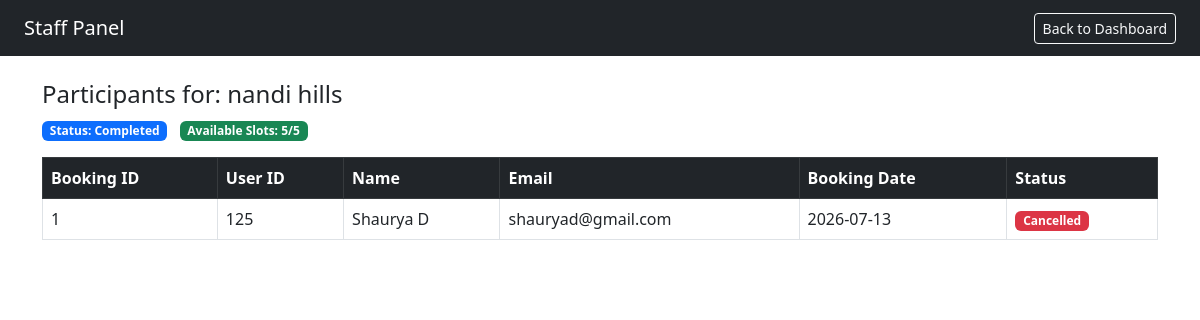
The app's page /staff/trek/1/participants (signed in) with its own data.
### models.py (models this page shows)
class Trek(db.Model):
    id = db.Column(db.Integer, primary_key=True)
    name = db.Column(db.String(50), nullable=False)
    location = db.Column(db.String(100), nullable=False)
    difficulty = db.Column(db.String(50), nullable=False)
    duration = db.Column(db.String(50), nullable=False)
    total_slots = db.Column(db.Integer, nullable=False)
    available_slots = db.Column(db.Integer, nullable=False)
    assigned_staffid = db.Column(db.Integer, db.ForeignKey('user.id'), nullable=True)
    start_date = db.Column(db.Date, nullable=False)
    end_date = db.Column(db.Date, nullable=False)
    status = db.Column(db.String(50), nullable=False)
    price = db.Column(db.Float, nullable=False)
    bookings = db.relationship('Booking', backref='trek', lazy=True)

class Booking(db.Model):
    booking_id = db.Column(db.Integer, primary_key=True)
    user_id = db.Column(db.Integer, db.ForeignKey('user.id'), nullable=False)
    trek_id = db.Column(db.Integer, db.ForeignKey('trek.id'), nullable=False)
    booking_date = db.Column(db.Date, nullable=False)
    status = db.Column(db.String(50), nullable=False)

class User(UserMixin,db.Model):
    id = db.Column(db.Integer, primary_key=True)
    name = db.Column(db.String(50), nullable=False)
    email = db.Column(db.String(50), unique=True, nullable=False)
    password = db.Column(db.String(200), nullable=False)
    role= db.Column(db.String(50), nullable=False, default='user')
    approval = db.Column(db.Boolean, default=True)
    blacklist = db.Column(db.Boolean, default=False)
    bookings = db.relationship('Booking', backref='trekker', lazy=True)
    assigned_treks = db.relationship('Trek', backref='assigned_staff', lazy=True)
    staff_profile = db.relationship('TrekStaff', backref='user', uselist=False)

### routes.py (the view)
@app.route('/staff/trek/<int:trek_id>/participants')
@login_required
def staff_trek_participants(trek_id):
    if current_user.role != 'staff':
        flash('Access Denied')
        return redirect(url_for('login'))
    trek = Trek.query.get_or_404(trek_id)
    if trek.assigned_staffid != current_user.id:
        flash('You are not assigned to this trek')
        return redirect(url_for('staff_dashbooard'))
    bookings = Booking.query.filter_by(trek_id=trek_id).all()
    participants = []
    for booking in bookings:
        user = User.query.get(booking.user_id)
        participants.append({
            'user': user,
            'booking': booking
        })
    return render_template('staff_participants.html',
        trek=trek,
        participants=participants
    )

### routes.py (called while the page is built)
@login_manager.user_loader
def load_user(user_id):
    return User.query.get(int(user_id))

### templates/staff_participants.html (shortened to what this page needs)
<!DOCTYPE html>
<html>
<head>
    <link rel="stylesheet" href="https://cdn.jsdelivr.net/npm/bootstrap@5.3.0/dist/css/bootstrap.min.css">
</head>
<body>
<nav class="navbar navbar-dark bg-dark px-4">
    <span class="navbar-brand">Staff Panel</span>
    <a href="/staff/dashboard" class="btn btn-outline-light btn-sm">Back to Dashboard</a>
</nav>
<div class="container mt-4">
    <h4>Participants for: {{ trek.name }}</h4>
    <div class="mb-3">
        <span class="badge bg-primary">Status: {{ trek.status }}</span>
        <span class="badge bg-success ms-2">Available Slots: {{ trek.available_slots }}/{{ trek.total_slots }}</span>
    </div>
    {% if participants %}
    <table class="table table-bordered mt-3">
        <thead class="table-dark">
            <tr>
                <th>Booking ID</th>
                <th>User ID</th>
                <th>Name</th>
                <th>Email</th>
                <th>Booking Date</th>
                <th>Status</th>
            </tr>
        </thead>
        <tbody>
            {% for item in participants %}
            <tr>
                <td>{{ item.booking.booking_id }}</td>
                <td>{{ item.user.id }}</td>
                <td>{{ item.user.name }}</td>
                <td>{{ item.user.email }}</td>
                <td>{{ item.booking.booking_date }}</td>
                <td>
                    <span class="badge
                        {% if item.booking.status == 'Booked' %}bg-success
                        {% elif item.booking.status == 'Cancelled' %}bg-danger
                        {% else %}bg-secondary{% endif %}">
                        {{ item.booking.status }}
                    </span>
                </td>
            </tr>
            {% endfor %}
        </tbody>
    </table>
    {% else %}
        <p class="text-muted">No participants registered for this trek yet.</p>
    {% endif %}
</div>
</body>
</html>

### records on screen
Trek: name "nandi hills", status "Completed", available_slots "5", total_slots "5"
Booking: booking.booking_id "1", booking.booking_date "2026-07-13", booking.status "Cancelled"
User: user.id "125", user.name "Shaurya D", user.email "shauryad@gmail.com"
